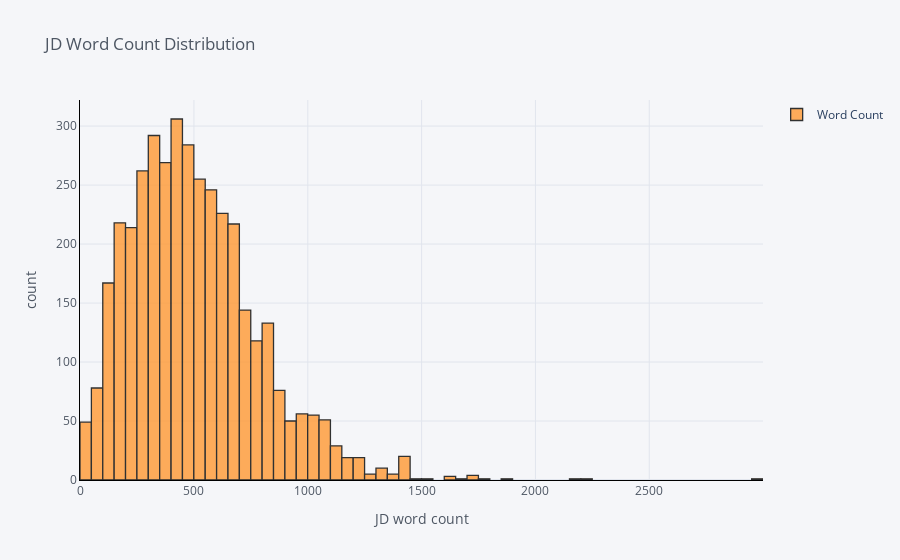

This figure's notebook cell:
### Code cell
train['Word Count'].iplot(
    kind='hist',
    bins=100,
    xTitle='JD word count',
    linecolor='black',
    legend=dict(),
    yTitle='count',
    title='JD Word Count Distribution')

### Figure 1 — Plotly figure (JSON) as saved in the notebook; plotly's stock layout.template omitted (floating-point values rounded to 4 significant figures; data arrays with more than 128 entries replaced by an {"elided": "..."} marker saying what was removed)
{"data": [{"histfunc": "count", "histnorm": "", "marker": {"color": "rgba(255, 153, 51, 1.0)", "line": {"color": "#000000", "width": 1.3}}, "name": "Word Count", "nbinsx": 100, "opacity": 0.8, "orientation": "v", "type": "histogram", "x": {"elided": "3888 int values"}}], "layout": {"barmode": "overlay", "paper_bgcolor": "#F5F6F9", "plot_bgcolor": "#F5F6F9", "showlegend": true, "title": {"font": {"color": "#4D5663"}, "text": "JD Word Count Distribution"}, "xaxis": {"gridcolor": "#E1E5ED", "linecolor": "black", "showgrid": true, "tickfont": {"color": "#4D5663"}, "title": {"font": {"color": "#4D5663"}, "text": "JD word count"}, "zerolinecolor": "#E1E5ED"}, "yaxis": {"gridcolor": "#E1E5ED", "linecolor": "black", "showgrid": true, "tickfont": {"color": "#4D5663"}, "title": {"font": {"color": "#4D5663"}, "text": "count"}, "zerolinecolor": "#E1E5ED"}}}
